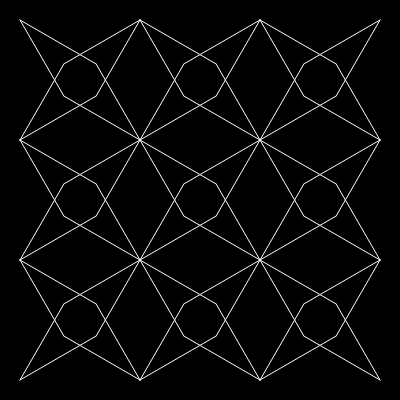
Frame 1 (no input)
Frame 60 (no input): identical to frame 1, image omitted
Frame 120 (the mouse pressed at the canvas centre since frame 60): identical to frame 1, image omitted

The p5.js sketch that drew this single still picture (run headless with seeded random() and noise() and a simulated clock; from frame 60 on, the mouse is pressed at the canvas centre):

// p5.js sketch
// ── sketch.js
// Dan Shiffman, Coding Challenge #54.1: Islamic Star Patterns
// https://youtu.be/sJ6pMLp_IaI

var polys = [];
var angle = 60;
var delta = 10;
var deltaSlider;
var angleSlider;

function setup() {
  createCanvas(400, 400);
  background(0);

  // grid
  var cell = 120;
  var rows = floor(height / cell);
  var cols = floor(width / cell);
  var offset_x = width % cell / 2;
  var offset_y = height % cell / 2;

  for (var row = 0; row < rows; row++) {
    for (var col = 0; col < cols; col++) {
      var x = offset_x + col * cell;
      var y = offset_y + row * cell;
      poly = new Polygon(4);
      poly.addVertex(x, y);
      poly.addVertex(x + cell, y);
      poly.addVertex(x + cell, y + cell);
      poly.addVertex(x, y + cell);
      poly.close();
      polys.push(poly);
    }
  }
 
  // sliders
  deltaSlider = createSlider(0, cell/2, cell);
  angleSlider = createSlider(0, 90, 60);
}

function draw() {
  background(0);
  angle = angleSlider.value();
  delta = deltaSlider.value();
  
  for (var p = 0; p < polys.length; p++) {
    polys[p].hankin();
    polys[p].show();
  }
}

// ── edge.js
function Edge(a, b) {
  this.a = a;
  this.b = b;
  this.h1;
  this.h2;
  
  this.show = function() {
    stroke(0, 255, 0);
    // check grid
    // line(this.a.x, this.a.y, this.b.x, this.b.y);
    this.h1.show();
    this.h2.show();
  }
  
  this.hankin = function(alpha) {
    var mid = p5.Vector.add(this.a, this.b);
    mid.mult(0.5);
    
    var v1 = p5.Vector.sub(this.a, mid);
    var v2 = p5.Vector.sub(this.b, mid);
    
    // Edge length (needed to calculate hankin length, see below
    var elen = v1.mag() + delta;

    var offset1 = mid;
    var offset2 = mid;

    if (delta > 0) {
      v1.setMag(delta);
      v2.setMag(delta);

      offset1 = p5.Vector.add(mid, v1);
      offset2 = p5.Vector.add(mid, v2);
    }

    v1.normalize();
    v2.normalize();

    v1.rotate(radians(-angle));
    v2.rotate(radians(angle));

    // Law of sines to calculate length of hankin
    // as in addendum https://youtu.be/lobJ9gzbLo8
    var alpha = alpha * 0.5;
    var beta = PI - alpha -radians(angle);
    var hlen = sin(alpha) * (elen / sin(beta));

    v1.setMag(hlen);
    v2.setMag(hlen);

      // shit, it’s broken :-(


    this.h1 = new Hankin(offset1, v2);
    this.h2 = new Hankin(offset2, v1);

  }
}

// ── hankin.js
function Hankin(a, v) { // a = starting point, v = direction
  this.a = a;
  this.v = v;
  this.b = p5.Vector.add(a, v);

  this.show = function() {
    stroke(255);
    line(this.a.x, this.a.y,this.b.x, this.b.y);
  }
}

// ── polygon.js
function Polygon(sides) {
  this.interiorAngle = ((sides - 2) * PI) / sides;
  this.vertices = [];
  this.edges = [];

  this.hankin = function() {
    for (var i = 0; i < this.edges.length; i++) {
      this.edges[i].hankin(this.interiorAngle);
    }
  }

  this.show = function() {
    for (var i = 0; i < this.edges.length; i++) {
      this.edges[i].show();
    }
  };

  this.addVertex = function(x, y) {
    var a = createVector(x, y);
    var total = this.vertices.length;

    if (total > 0) {
      var prev = this.vertices[total - 1];
      var edge = new Edge(prev, a);
      this.edges.push(edge);
    }

    this.vertices.push(a);
  }

  this.close = function() {
    var total = this.vertices.length;
    var last = this.vertices[total - 1];
    var first = this.vertices[0];
    var edge = new Edge(last, first);
    this.edges.push(edge);
  }

}
